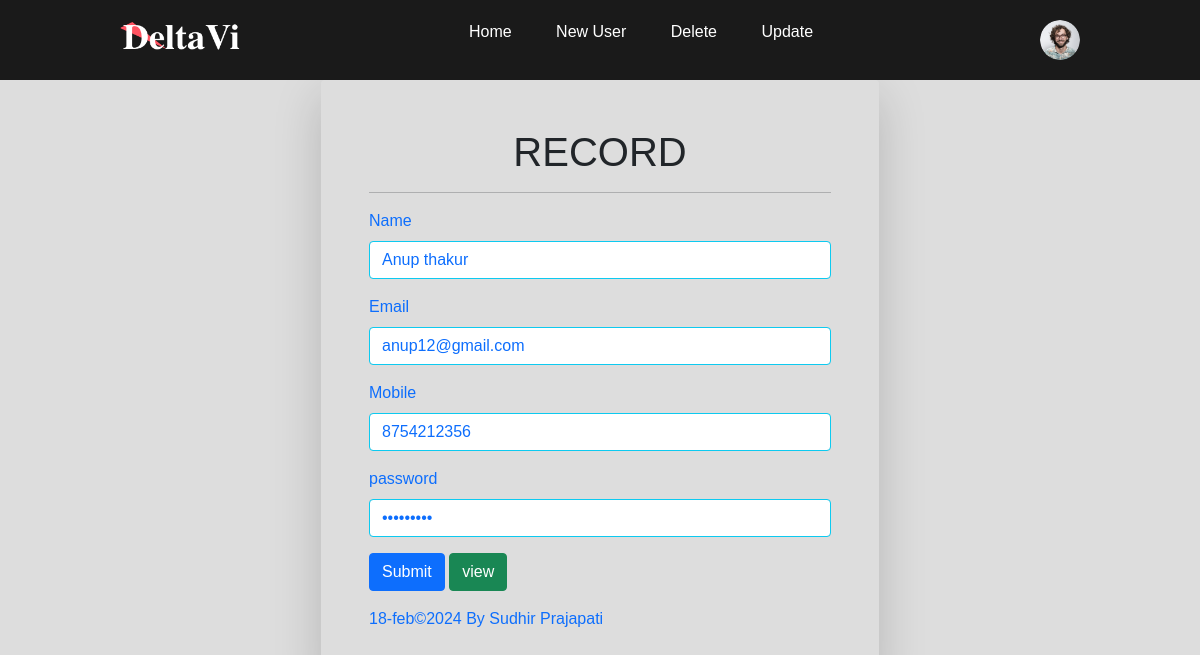
/update.php?id=3 (signed in), run on the app's committed database.
### tables this page shows
CREATE TABLE `crud_operation` (
  `id` int(11) NOT NULL,
  `name` varchar(255) DEFAULT NULL,
  `email` varchar(255) DEFAULT NULL,
  `mobile` varchar(20) DEFAULT NULL,
  `password` varchar(255) DEFAULT NULL
);

### update.php (the view, shortened to what this page needs)
<?php
include './include/connect.php';
include 'header.php';
$id = $_GET['id'];
$query = "SELECT * FROM `crud_operation` where id='$id'";
$result = mysqli_query($con, $query);
$row = mysqli_fetch_array($result);
?>
<!DOCTYPE html>
<html lang="en">
<head>
    <link href="https://cdn.jsdelivr.net/npm/bootstrap@5.0.2/dist/css/bootstrap.min.css" rel="stylesheet"
>
    <link rel="stylesheet" href="./css/all_css.css">
</head>
<body>
    <div class="container">
        <div class="row">
            <div class="col-md-12 d-flex justify-content-center">
                <div class="col-md-6 p-5 shadow-lg rounded">
                    <h1 class="text-center text-dark" style="color:blue">RECORD</h1>
                    <hr>
                    <form action="" method="post">
                        <div class="mb-3">
                            <label class="form-label text-primary">Name</label>
                            <input type="text" value="<?php echo $row['name']; ?>"
                                class="form-control border-info text-primary" name="name" placeholder="John Deo">
                        </div>
                        <div class="mb-3">
                            <label class="form-label text-primary">Email</label>
                            <input type="email" value="<?php echo $row['email']; ?>"
                                class="form-control border-info text-primary" name="email"
                                placeholder="JohnDeo@gmail.com">
                        </div>
                        <div class="mb-3">
                            <label class="form-label text-primary">Mobile</label>
                            <input type="text" value="<?php echo $row['mobile']; ?>"
                                class="form-control border-info text-primary" name="mobile" placeholder="9999999990">
                        </div>
                        <div class="mb-3">
                            <label class="form-label text-primary">password</label>
                            <input type="password" value="<?php echo $row['password']; ?>"
                                class="form-control border-info text-primary" name="password" placeholder="JohnDeo@321">
                        </div>
                        <div class="mb-3">
                            <input type="submit" class="btn btn-primary" name="submit">
                            <a href="view.php" class="btn btn-success">view</a>
                        </div>
                        <a href="./include/help.php" class="text-decoration-none text-center">18-feb&copy;2024
                            By Sudhir Prajapati</a>
                    </form>
                </div>
            </div>
        </div>
    </div>
</body>
</html>

### css/style.css (style rules this page uses)
* { margin: 0; padding: 0; box-sizing: border-box; font-family: Arial, Helvetica, sans-serif; }

### css/all_css.css (style rules this page uses)
* { margin: 0; padding: 0; box-sizing: border-box; font-family: 'poppins', sans-serif; }
body { background: rgba(129, 129, 129, 0.263); }

### data on the page
crud_operation: name "Anup thakur", email "anup12@gmail.com", mobile "8754212356"
